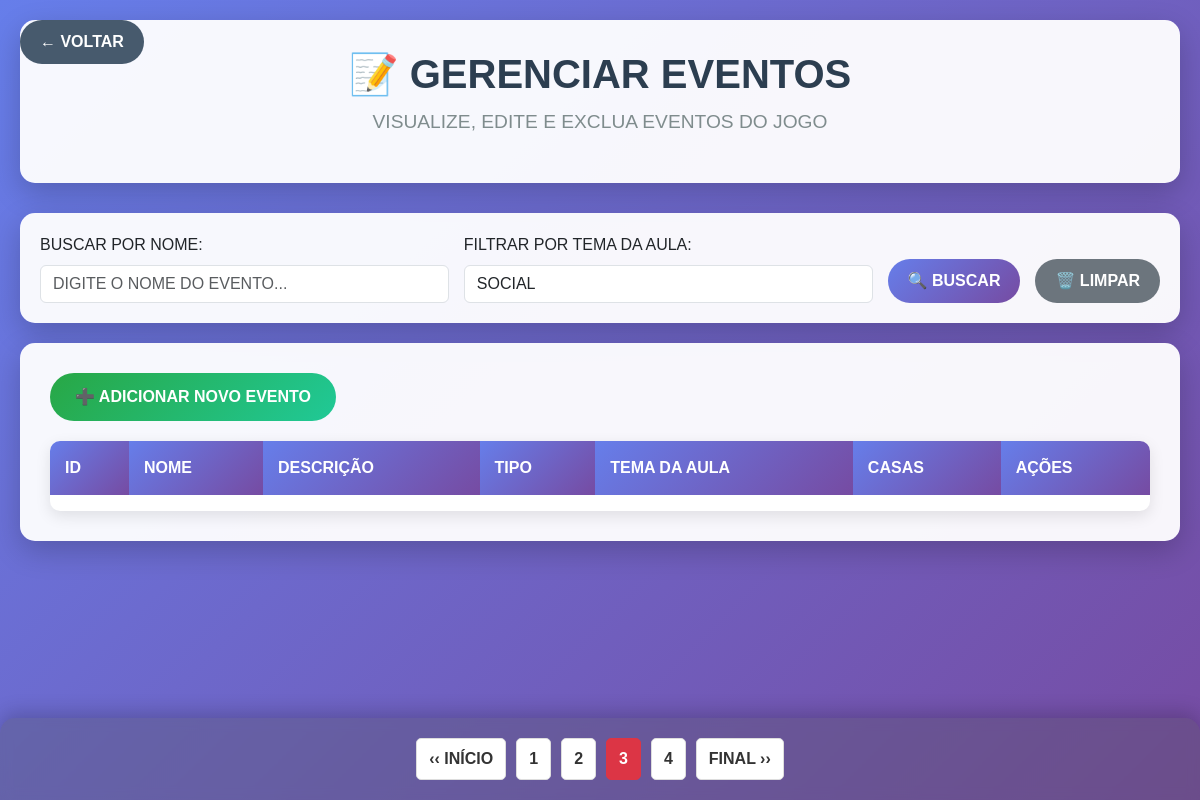
Before: /Adm/gerenciarEventos.php?tema=SOCIAL (signed in) with the older database file.
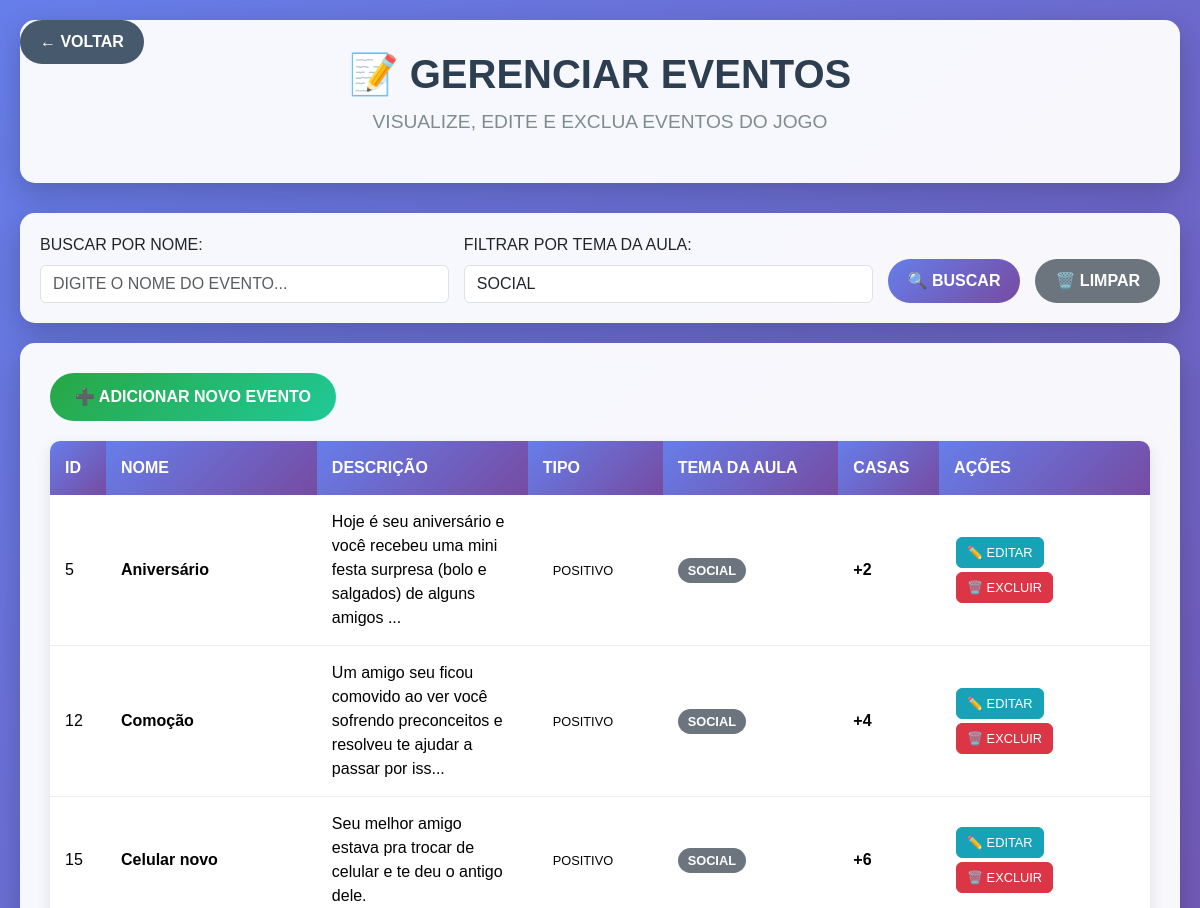
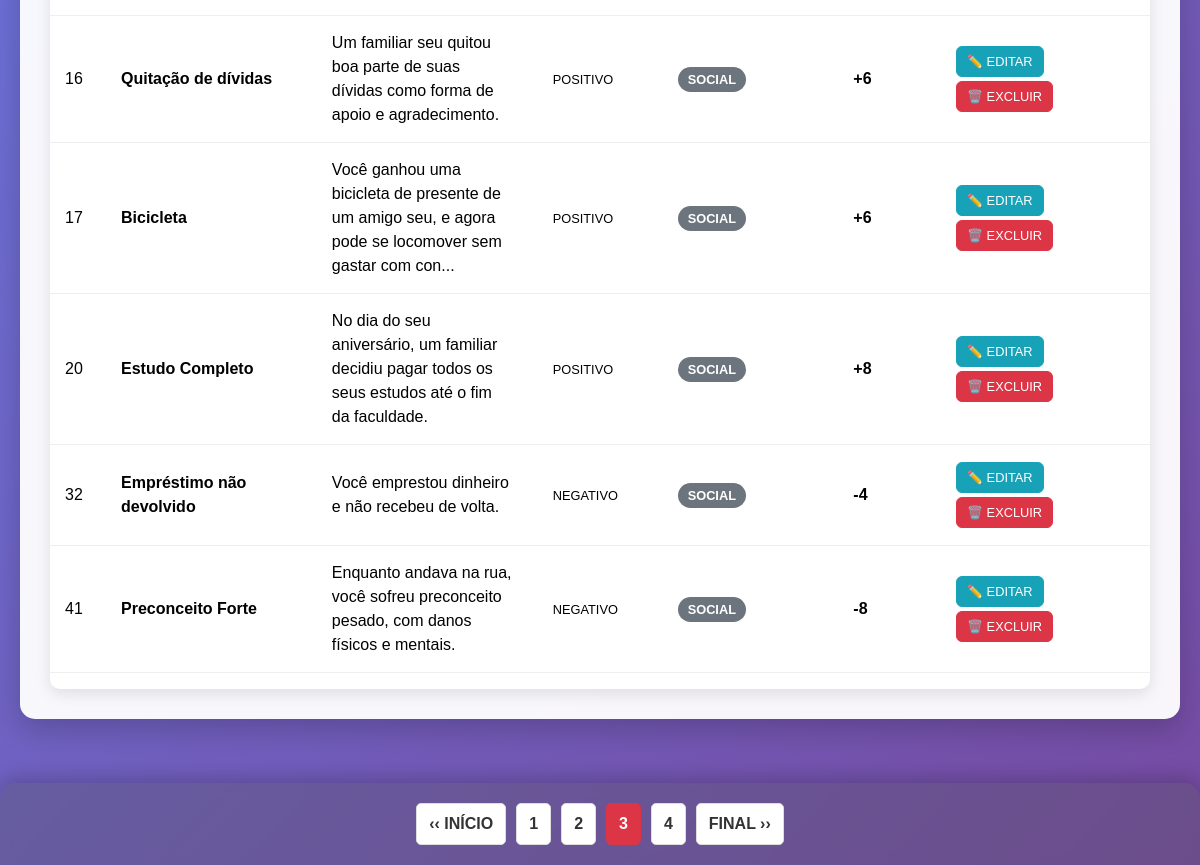
After: the same page with the newer database file (2 pictures, top to bottom).
### tables this page shows
CREATE TABLE `tbevento` (
  `idEvento` int(11) NOT NULL,
  `nomeEvento` varchar(50) NOT NULL,
  `descricaoEvento` varchar(255) NOT NULL,
  `modificadorEvento` varchar(120) NOT NULL,
  `dificuldadeEvento` varchar(10) NOT NULL,
  `temaAula` varchar(50) DEFAULT NULL,
  `impactoEvento` varchar(50) NOT NULL,
  `casaEvento` int(100) NOT NULL
);

### Adm/gerenciarEventos.php (the view, shortened to what the changed rows need)
<?php include('../banco/conexao.php');
include('../includes/verificar_login.php'); ?>
<!DOCTYPE html>
<html lang="pt-BR">
<head>
    <link href="https://cdn.jsdelivr.net/npm/bootstrap@5.3.7/dist/css/bootstrap.min.css" rel="stylesheet">
    <link rel="stylesheet" href="./css/gerenciarEventos.css">
</head>
<body>
    <div class="admin-container">
        <div class="admin-header">
            <h1 class="admin-title">📝 GERENCIAR EVENTOS</h1>
        </div>
        <div class="events-section">
            <div class="events-table">
                <table class="table table-hover">
                    <thead>
                        <tr>
                            <th>ID</th>
                            <th>NOME</th>
                            <th>DESCRIÇÃO</th>
                            <th>TIPO</th>
                            <th>TEMA DA AULA</th>
                            <th>CASAS</th>
                            <th>AÇÕES</th>
                        </tr>
                    </thead>
                    <tbody>
                        <?php
                        $whereConditions = [];
                        $params = [];
                        if (isset($_GET['tema']) && !empty($_GET['tema'])) {
                            $whereConditions[] = "temaAula LIKE ?";
                            $params[] = '%' . $_GET['tema'] . '%';
                        }
                        $whereClause = !empty($whereConditions) ? 'WHERE ' . implode(' AND ', $whereConditions) : '';
                        $query = "SELECT * FROM tbevento $whereClause ORDER BY idEvento ASC";
                        $stmt = $pdo->prepare($query);
                        $stmt->execute($params);
                        while ($row = $stmt->fetch(PDO::FETCH_ASSOC)) {
                            $tipo = $row['casaEvento'] > 0 ? 'POSITIVO' : 'NEGATIVO';
                            $casas = $row['casaEvento'];
                            $temaAula = $row['temaAula'] ?? 'NÃO DEFINIDO';
                            echo "<tr>";
                            echo "<td>{$row['idEvento']}</td>";
                            echo "<td><strong>{$row['nomeEvento']}</strong></td>";
                            echo "<td>" . substr($row['descricaoEvento'], 0, 100) . (strlen($row['descricaoEvento']) > 100 ? '...' : '') . "</td>";
                            echo "<td><span class='badge-tipo badge-{$tipo}'>" . ucfirst($tipo) . "</span></td>";
                            echo "<td><span class='badge-tema'>" . htmlspecialchars($temaAula) . "</span></td>";
                            echo "<td><strong>" . ($casas > 0 ? '+' : '') . $casas . "</strong></td>";
                            echo "<td>";
                            echo "<a href='editarEvento.php?id={$row['idEvento']}' class='btn btn-action btn-edit'>✏️ EDITAR</a>";
                            echo "<a href='excluirEvento.php?id={$row['idEvento']}' class='btn btn-action btn-delete' onclick='return confirm(\"TEM CERTEZA QUE DESEJA EXCLUIR ESTE EVENTO?\")'>🗑️ EXCLUIR</a>";
                            echo "</td>";
                            echo "</tr>";
                        }
                        ?>
                    </tbody>
                </table>
            </div>
        </div>
        <br><br><br><br>
    </div>
</body>
</html>

Changed rows visible on the page:
now on this page (row edited): tbevento: idEvento "5", nomeEvento "Aniversário", descricaoEvento "Hoje é seu aniversário e você recebeu uma mini festa surpresa (bolo e salgados) de alguns amigos", casaEvento "POSITIVO", temaAula "SOCIAL", casaEvento "2"
now on this page (row edited): tbevento: idEvento "12", nomeEvento "Comoção", descricaoEvento "Um amigo seu ficou comovido ao ver você sofrendo preconceitos e resolveu te ajudar a passar por iss", casaEvento "POSITIVO", temaAula "SOCIAL", casaEvento "4"
now on this page (row edited): tbevento: idEvento "15", nomeEvento "Celular novo", descricaoEvento "Seu melhor amigo estava pra trocar de celular e te deu o antigo dele.", casaEvento "POSITIVO", temaAula "SOCIAL", casaEvento "6"
now on this page (row edited): tbevento: idEvento "16", nomeEvento "Quitação de dívidas", descricaoEvento "Um familiar seu quitou boa parte de suas dívidas como forma de apoio e agradecimento.", casaEvento "POSITIVO", temaAula "SOCIAL", casaEvento "6"
now on this page (row edited): tbevento: idEvento "17", nomeEvento "Bicicleta", descricaoEvento "Você ganhou uma bicicleta de presente de um amigo seu, e agora pode se locomover sem gastar com con", casaEvento "POSITIVO", temaAula "SOCIAL", casaEvento "6"
now on this page (row edited): tbevento: idEvento "20", nomeEvento "Estudo Completo", descricaoEvento "No dia do seu aniversário, um familiar decidiu pagar todos os seus estudos até o fim da faculdade.", casaEvento "POSITIVO", temaAula "SOCIAL", casaEvento "8"
now on this page (row edited): tbevento: idEvento "32", nomeEvento "Empréstimo não devolvido", descricaoEvento "Você emprestou dinheiro e não recebeu de volta.", casaEvento "NEGATIVO", temaAula "SOCIAL", casaEvento "-4"
now on this page (row edited): tbevento: idEvento "41", nomeEvento "Preconceito Forte", descricaoEvento "Enquanto andava na rua, você sofreu preconceito pesado, com danos físicos e mentais.", casaEvento "NEGATIVO", temaAula "SOCIAL", casaEvento "-8"
